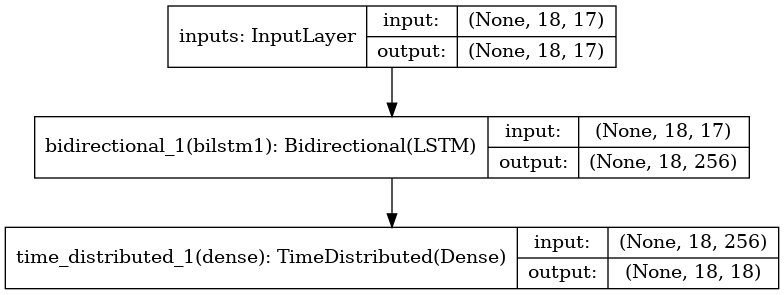

Recreate this plot in Python.
import keras
from keras.preprocessing import sequence
from keras.models import Model
from keras.models import save_model, load_model
from keras.layers import Input, Embedding, LSTM, Dense, Concatenate
from keras.layers import TimeDistributed, Bidirectional
from keras.utils import plot_model
from keras import backend as K
import tensorflow as tf
from tensorflow.python import debug as tf_debug
from tensorflow.python.debug.lib.debug_data import has_inf_or_nan
from tensorflow.keras.backend import eval

import re
import sys
from pathlib import Path
import json
import time
from datetime import datetime, timedelta
import math
import numpy as np
from pprint import pprint
import numpy as np
import matplotlib.pyplot as plt
import seaborn as sns

from scraper import load_race_data, fetch_predicting_data


class BidirectionalLSTMModel:

    def __init__(self, maxlen, input_dim, output_dim, n_hidden):
        self.maxlen = maxlen
        self.input_dim = input_dim
        self.output_dim = output_dim
        self.n_hidden = n_hidden

    def build_model(self):
        # Encoder
        # enc_input = Input(shape=(self.maxlen, self.input_dim), dtype='float32', name='encoder_input')  # todo: maxlen->Noneでいいかも
        # enc_bilstm, [state_h, state_c] = Bidirectional(LSTM(self.n_hidden, name='encoder_bilstm', return_sequences=True))(enc_input)
        # enc_state = [state_h, state_c]
        # enc_model = Model(input_shape=enc_input, outputs=[enc_bilstm, state_h, state_c])

        # Decoder
        # dec_lstm = LSTM(self.n_hidden, name='decoder_lstm', return_state=True)()
        # dec_dense = Dense(self.output_dim, activation='softmax', name='decoder_dense')

        inputs = Input(shape=(self.maxlen, self.input_dim), dtype='float32', name='inputs')
        bilstm = Bidirectional(LSTM(self.n_hidden, return_sequences=True, activation='tanh', name='bilstm1'),
                                                    input_shape=(self.maxlen, self.input_dim))(inputs)
        # state_h = Concatenate()([f_h, b_h])
        # state_c = Concatenate()([f_c, b_c])
        # bilstm = Bidirectional(LSTM(self.n_hidden, activation='tanh', name='bilstm2'))(state_h)
        dense = TimeDistributed(Dense(self.output_dim, activation='softmax', name='dense'),
                                input_shape=(self.maxlen, self.n_hidden))(bilstm)

        model = Model(inputs=inputs, outputs=dense)
        model.compile(loss='categorical_crossentropy',
                      optimizer='Adam',
                      metrics=['categorical_accuracy'])
        return model

    def multi_crossentropy(self, y_true, y_pred):
        return tf.reduce_mean(tf.nn.softmax_cross_entropy_with_logits(y_true, y_pred))

    def train(self, x_input, y_input, batch_size, epochs):
        print("[bilstm] build ...")
        model = self.build_model()

        x_i = x_input
        y_i = y_input
        z = list(zip(x_i, y_i))
        np.random.shuffle(z)  # シャッフル
        x_i, y_i = zip(*z)  # unzip z into x_i and y_i

        x_i = np.array(x_i).reshape(len(x_i), self.maxlen)
        y_i = np.array(y_i).reshape(len(y_i), self.maxlen)

        n_split = int(x_i.shape[0] * 0.9)  # 訓練データとテストデータを9:1に分割
        x_train, x_val = np.vsplit(x_i, [n_split])
        y_train, y_val = np.vsplit(y_i, [n_split])

        print("[bilstm] train ...")
        for j in range(0, epochs):
            print("Epoch {}/{}".format(j + 1, epochs))
            self.on_batch(model, x_train, y_train, x_val, y_val)
        return model

    def on_batch(self, model, x_train, y_train, x_val, y_val, batch_size):
        # 損失関数、評価関数の平均計算用リスト
        list_loss = []
        list_accuracy = []

        s_time = time.time()
        row = x_train.shape[0]  # 1バッチに含まれるサンプル数
        n_batch = math.ceil(row / batch_size)  # x_trainに含まれるバッチ数

        for i in range(0, n_batch):
            s = i * batch_size
            e = min([(i + 1) * batch_size, row])  # x_trainのケツインデックスを考慮している
            x_on_batch = x_train[s: e, :]
            y_on_batch = y_train[s: e, :]
            result = model.train_on_batch(x_on_batch, y_on_batch)
            list_loss.append(result[0])  # todo: モデルが単一の出力かつ評価関数なし？なので戻り値はスカラ値の可能性あり
            list_accuracy.append(result[1])

            elased_time = time.time() - s_time
            sys.stdout.write("TRAIN\r{}/{} time: {}s\tloss: {0:.4f}\taccuracy: {0:.4f}".format(
                str(e), str(row), str(int(elased_time)),
                np.average(list_loss), np.average(list_accuracy)))
            sys.stdout.flush()
            del x_on_batch, y_on_batch

        self.valid(model, x_val, y_val, batch_size)
        return

    def valid(self, model, x_val, y_val, batch_size):
        list_loss = []
        list_accuracy = []
        row = x_val.shape[0]

        s_time = time.time()
        n_batch = math.ceil(row / batch_size)

        n_loss = 0
        sum_loss = 0.0
        for i in range(0, n_batch):
            s = i * batch_size
            e = min([(i + 1) + batch_size, row])
            x_on_batch = x_val[s: e, :]
            y_on_batch = y_val[s: e, :]
            result = model.test_on_batch(x_on_batch, y_on_batch)
            list_loss.append(result[0])
            list_accuracy.append(result[1])

            elased_time = time.time() - s_time
            sys.stdout.write("VALID\r{}/{} time: {}s\tloss: {0:.4f}\taccuracy: {0:.4f}".format(
                str(e), str(row), str(int(elased_time)),
                np.average(list_loss), np.average(list_accuracy)))
            sys.stdout.flush()
            del x_on_batch, y_on_batch
        return


    def get_batch(self):
        pass


# def arrival_order_to_one_hot(arrival_order, maxlen):
    # one_hot = np.identity(maxlen)arrival_order
    # one_hot = np.zeros((maxlen, maxlen))
    # for i in arrival_order:
    #     one_hot[i][i] = 1.0
    # return one_hot


def load(maxlen, n_feature=17):
    list_score_and_racehead, list_arrival_order = load_race_data()
    # labels = arrival_order_to_one_hot(list_arrival_order, 18)

    list_sr = []
    for score_and_racehead in list_score_and_racehead:
        score_and_racehead = np.array(score_and_racehead)
        if score_and_racehead.shape[0] < maxlen:
            zero_vecs = np.zeros((1, n_feature))
            for i in range(maxlen - len(score_and_racehead)):
                # print(score_and_racehead.shape, zero_vecs.shape)
                score_and_racehead = np.vstack((score_and_racehead, zero_vecs))
        list_sr.append(score_and_racehead)
        print(score_and_racehead.shape)

    list_label = []
    for arrival_order in list_arrival_order:
        try:
            label = np.eye(maxlen)[arrival_order]
        except IndexError as e:
            print(e)
        if label.shape[0] < maxlen:
            for i in range(maxlen - label.shape[0]):
                zero_label = np.zeros(maxlen)
                label = np.vstack((label, zero_label))
        list_label.append(label)

    train_x = np.array(list_sr, dtype=np.float32)
    train_y = np.array(list_label, dtype=np.float32)

    print(train_x.shape)
    print(train_y.shape)

    for i in range(train_x.shape[0]):
        for j in range(train_x.shape[1]):
            for k in range(train_x.shape[2]):
                if np.isnan(train_x[i,j,k]):
                    print(i, j, train_x[i,j])
                if np.isinf(train_x[i,j,k]):
                    print(i, j, train_x[i, j])
                # print(np.isinf(train_x[i,j]))
            # print(train_x[i,j])
    print(np.isinf(train_y))

    return train_x, train_y

def train(train_x, train_y, maxlen, model_name):
    # Hyper parameters
    input_dim = 17
    output_dim = 18
    n_hidden = 32
    epochs = 100
    batch_size = 16

    print("train_x", train_x.shape)
    print("train_y", train_y.shape)

    BLM = BidirectionalLSTMModel(maxlen=maxlen,
                                 input_dim=input_dim,
                                 output_dim=output_dim,
                                 n_hidden=n_hidden)
    model = BLM.build_model()
    model.fit(train_x, train_y, batch_size=batch_size, epochs=epochs, verbose=1)

    plot_model(model, show_shapes=True, to_file='{}.png'.format(model_name))
    save_model(model, '{}.h5'.format(model_name))

    return model


def predict(model_name, input_dim):
    model = load_model('{}.h5'.format(model_name))
    url = 'https://keiba.yahoo.co.jp/race/result/2005020811/'

    score_and_racehead = fetch_predicting_data(url)

    # popularity
    # odds = []
    # for sr in score_and_racehead:
    #     odds.append(sr[9])
    # popurarities = np.array(odds).argsort()
    # popurs = []
    # for i in range(maxlen):
    #     if i >= popurarities.shape[0]:
    #         break
    #     #     popurarities = np.append(popurarities, 0)
    #     # else:
    #     popurs.append([popurarities[i] + 1])
    # popurs = np.array([popurs])

    test_x = np.array([score_and_racehead])
    # test_x = np.insert(test_x, [10], popurs, axis=2)

    if test_x.shape[0] < maxlen:
        for i in range(maxlen - test_x.shape[1]):
            zero_label = np.array([[[0] * input_dim]])  # input_dim = 17
            test_x = np.append(test_x, zero_label, axis=1)

    y = model.predict(test_x, batch_size=1, verbose=0, steps=None)
    return y


# FIXME: TF2.0以上ではsessionがないため使えない
def set_debugger_session():
    sess = K.get_session()
    sess = tf_debug.LocalCLIDebugWrapperSession(sess)
    sess.add_tensor_filter('has_inf_or_nan', has_inf_or_nan)
    K.set_session(sess)


if __name__ == '__main__':
    if len(sys.argv) > 1:
        if sys.argv[1] == '--debug':
            set_debugger_session()
        else:
            # raise ValueError('unknown option {}'.format(sys.argv[1]))
            pass

    maxlen = 18

    # Load
    train_x, train_y = load(maxlen)

    cur_dir = Path.cwd()
    model_dir = cur_dir / 'models'
    model_path = model_dir / 'bilstm_model'


    # Train
    # model = train(train_x, train_y, maxlen, model_path)

    # Infer
    y = predict(model_path, input_dim=17)
    print(y.shape)
    np.set_printoptions(suppress=True, precision=5)
    print(y)

    plt.style.use('default')
    sns.set()
    sns.set_style('whitegrid')
    sns.set_palette('gray')

    label = np.arange(1, maxlen+1)
    fig = plt.figure(figsize=(16.0, 9.0))

    for i in range(maxlen):
        d1 = np.array(y[0, i, :])
        ax1 = fig.add_subplot(maxlen, 1, i+1)
        ax1.bar(label, d1)

    fig.tight_layout()
    plt.savefig('result.png')
    # plt.show()


